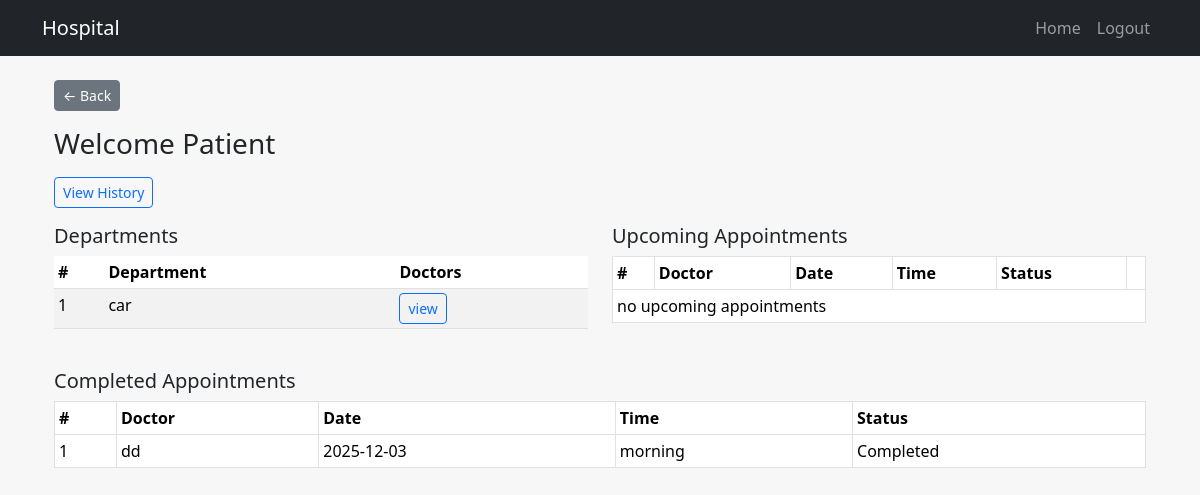
The app's page /patient/dashboard (signed in) with its own data.
### app.py (models this page shows)
class Department(db.Model):
    __tablename__ = "departments"
    id = db.Column(db.Integer, primary_key=True)
    department_name = db.Column(db.String(100), unique=True, nullable=False)
    description = db.Column(db.Text, nullable=True)
    users = db.relationship(
        "User",
        back_populates="department",
        cascade="all, delete",
        passive_deletes=True
    )

class Appointment(db.Model):
    __tablename__ = "appointments"
    id = db.Column(db.Integer, primary_key=True)
    date = db.Column(db.String(20), nullable=False)
    time = db.Column(db.String(20), nullable=False)
    status = db.Column(db.String(20), default="Booked")
    doctor_id = db.Column(db.Integer, db.ForeignKey("users.id", ondelete="CASCADE"))
    patient_id = db.Column(db.Integer, db.ForeignKey("users.id", ondelete="CASCADE"))
    doctor = db.relationship("User", foreign_keys=[doctor_id], back_populates="appointments_as_doctor")
    patient = db.relationship("User", foreign_keys=[patient_id], back_populates="appointments_as_patient")
    treatment = db.relationship("Treatment", back_populates="appointment", uselist=False, cascade="all, delete")

class User(db.Model):
    __tablename__ = "users"
    id = db.Column(db.Integer, primary_key=True)
    username = db.Column(db.String(150), unique=True, nullable=False)
    email = db.Column(db.String(150), unique=True, nullable=False)
    password = db.Column(db.String(150), nullable=False)
    role = db.Column(db.String(50), nullable=False, default="patient")
    created_at = db.Column(db.DateTime, default=datetime.utcnow)
    department_id = db.Column(
        db.Integer,
        db.ForeignKey("departments.id", ondelete="CASCADE"),
        nullable=True
    )
    department = db.relationship("Department", back_populates="users")
    experience = db.Column(db.Integer, nullable=True)       # years
    qualifications = db.Column(db.String(250), nullable=True)
    blacklisted = db.Column(db.Boolean, default=False)
    appointments_as_patient = db.relationship(
        "Appointment",
        back_populates="patient",
        foreign_keys="Appointment.patient_id",
        cascade="all, delete",
        passive_deletes=True
    )
    appointments_as_doctor = db.relationship(
        "Appointment",
        back_populates="doctor",
        foreign_keys="Appointment.doctor_id",
        cascade="all, delete",
        passive_deletes=True
    )
    availabilities = db.relationship(
        "DoctorAvailability",
        back_populates="doctor",
        cascade="all, delete"
    )

### app.py (the view)
@app.route('/patient/dashboard')
def patient_dashboard():
    if 'id' not in session or session.get('role') != 'patient':
        flash("Please login as patient", "danger")
        return redirect(url_for('index'))
    patient_id = session['id']
    departments = Department.query.all()
    upcoming = Appointment.query.filter_by(
        patient_id=patient_id,
        status="Booked"
    ).order_by(Appointment.date, Appointment.time).all()
    completed = Appointment.query.filter_by(
        patient_id=patient_id,
        status="Completed"
    ).order_by(Appointment.date, Appointment.time).all()
    return render_template(
        "patient_dashboard.html",
        departments=departments,
        upcoming=upcoming,
        completed=completed
    )

### templates/patient_dashboard.html (shortened to what this page needs)
{% extends "base.html" %}
{% block content %}
<h3 class="mb-3">Welcome Patient</h3>
<div class="mb-3">
    <a href="{{ url_for('patient_own_history') }}" class="btn btn-sm btn-outline-primary">
        View History
    </a>
</div>
<div class="row">
    <div class="col-md-6">
        <h5>Departments</h5>
        <table class="table table-sm table-striped">
            <thead>
                <tr>
                    <th>#</th>
                    <th>Department</th>
                    <th>Doctors</th>
                </tr>
            </thead>
            <tbody>
                {% for d in departments %}
                <tr>
                    <td>{{ loop.index }}</td>
                    <td>{{ d.department_name }}</td>
                    <td>
                        <a href="{{ url_for('patient_department_detail', dept_id=d.id) }}"
                           class="btn btn-sm btn-outline-primary">view</a>
                    </td>
                </tr>
                {% else %}
                <tr><td colspan="3">no departments yet</td></tr>
                {% endfor %}
            </tbody>
        </table>
    </div>
    <div class="col-md-6">
        <h5>Upcoming Appointments</h5>
        <table class="table table-sm table-bordered">
            <thead>
                <tr>
                    <th>#</th>
                    <th>Doctor</th>
                    <th>Date</th>
                    <th>Time</th>
                    <th>Status</th>
                    <th></th>
                </tr>
            </thead>
            <tbody>
                {% for a in upcoming %}
                <tr>
                    <td>{{ loop.index }}</td>
                    <td>{{ a.doctor.username if a.doctor else '-' }}</td>
                    <td>{{ a.date }}</td>
                    <td>{{ a.time }}</td>
                    <td>{{ a.status }}</td>
                    <td>
                        <form action="{{ url_for('patient_cancel_appointment', appt_id=a.id) }}" method="POST">
                            <button class="btn btn-sm btn-outline-danger">cancel</button>
                        </form>
                    </td>
                </tr>
                {% else %}
                <tr><td colspan="6">no upcoming appointments</td></tr>
                {% endfor %}
            </tbody>
        </table>
    </div>
</div>
<div class="mt-4">
    <h5>Completed Appointments</h5>
    <table class="table table-sm table-bordered">
        <thead>
            <tr>
                <th>#</th>
                <th>Doctor</th>
                <th>Date</th>
                <th>Time</th>
                <th>Status</th>
            </tr>
        </thead>
        <tbody>
            {% for a in completed %}
            <tr>
                <td>{{ loop.index }}</td>
                <td>{{ a.doctor.username if a.doctor else '-' }}</td>
                <td>{{ a.date }}</td>
                <td>{{ a.time }}</td>
                <td>{{ a.status }}</td>
            </tr>
            {% else %}
            <tr><td colspan="5">no completed appointments</td></tr>
            {% endfor %}
        </tbody>
    </table>
</div>
{% endblock %}

### templates/base.html (style rules this page uses)
body { background: #f7f7f7; }

### records on screen
Department: department_name "car"
Appointment: doctor "dd", date "2025-12-03", time "morning", status "Completed"
